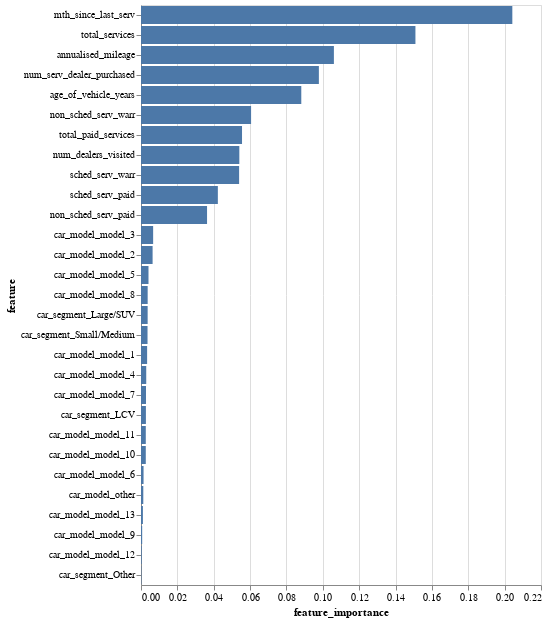

Here is the notebook cell this chart was saved with:
### Markdown cell above
**[10.5]** We can visualise this information on a graph

### Code cell
alt.Chart(feat_imp_rf_df).mark_bar().encode(
    x='feature_importance',
    y=alt.Y("feature", sort='-x'),
    tooltip=['feature','feature_importance'])

### Figure 1 — Vega-Lite specification as saved in the notebook (floating-point values rounded to 4 significant figures)
{"config": {"view": {"continuousWidth": 400, "continuousHeight": 300}}, "data": {"name": "data-3c3e8efd673b8abe6d178ac05fd9c932"}, "mark": "bar", "encoding": {"tooltip": [{"type": "nominal", "field": "feature"}, {"type": "quantitative", "field": "feature_importance"}], "x": {"type": "quantitative", "field": "feature_importance"}, "y": {"type": "nominal", "field": "feature", "sort": "-x"}}, "$schema": "https://vega.github.io/schema/vega-lite/v4.8.1.json", "datasets": {"data-3c3e8efd673b8abe6d178ac05fd9c932": [{"feature": "mth_since_last_serv", "feature_importance": 0.2042}, {"feature": "total_services", "feature_importance": 0.1509}, {"feature": "annualised_mileage", "feature_importance": 0.1061}, {"feature": "num_serv_dealer_purchased", "feature_importance": 0.09783}, {"feature": "age_of_vehicle_years", "feature_importance": 0.08816}, {"feature": "non_sched_serv_warr", "feature_importance": 0.06055}, {"feature": "total_paid_services", "feature_importance": 0.05556}, {"feature": "num_dealers_visited", "feature_importance": 0.05408}, {"feature": "sched_serv_warr", "feature_importance": 0.05396}, {"feature": "sched_serv_paid", "feature_importance": 0.04227}, {"feature": "non_sched_serv_paid", "feature_importance": 0.03633}, {"feature": "car_model_model_3", "feature_importance": 0.006678}, {"feature": "car_model_model_2", "feature_importance": 0.006378}, {"feature": "car_model_model_5", "feature_importance": 0.004124}, {"feature": "car_model_model_8", "feature_importance": 0.003667}, {"feature": "car_segment_Large/SUV", "feature_importance": 0.003654}, {"feature": "car_segment_Small/Medium", "feature_importance": 0.003587}, {"feature": "car_model_model_1", "feature_importance": 0.003365}, {"feature": "car_model_model_4", "feature_importance": 0.002878}, {"feature": "car_model_model_7", "feature_importance": 0.002763}, {"feature": "car_segment_LCV", "feature_importance": 0.002699}, {"feature": "car_model_model_11", "feature_importance": 0.002634}, {"feature": "car_model_model_10", "feature_importance": 0.002633}, {"feature": "car_model_model_6", "feature_importance": 0.001404}, {"feature": "car_model_other", "feature_importance": 0.001262}, {"feature": "car_model_model_13", "feature_importance": 0.00105}, {"feature": "car_model_model_9", "feature_importance": 0.0006498}, {"feature": "car_model_model_12", "feature_importance": 0.0003757}, {"feature": "car_segment_Other", "feature_importance": 0.000194}]}}
